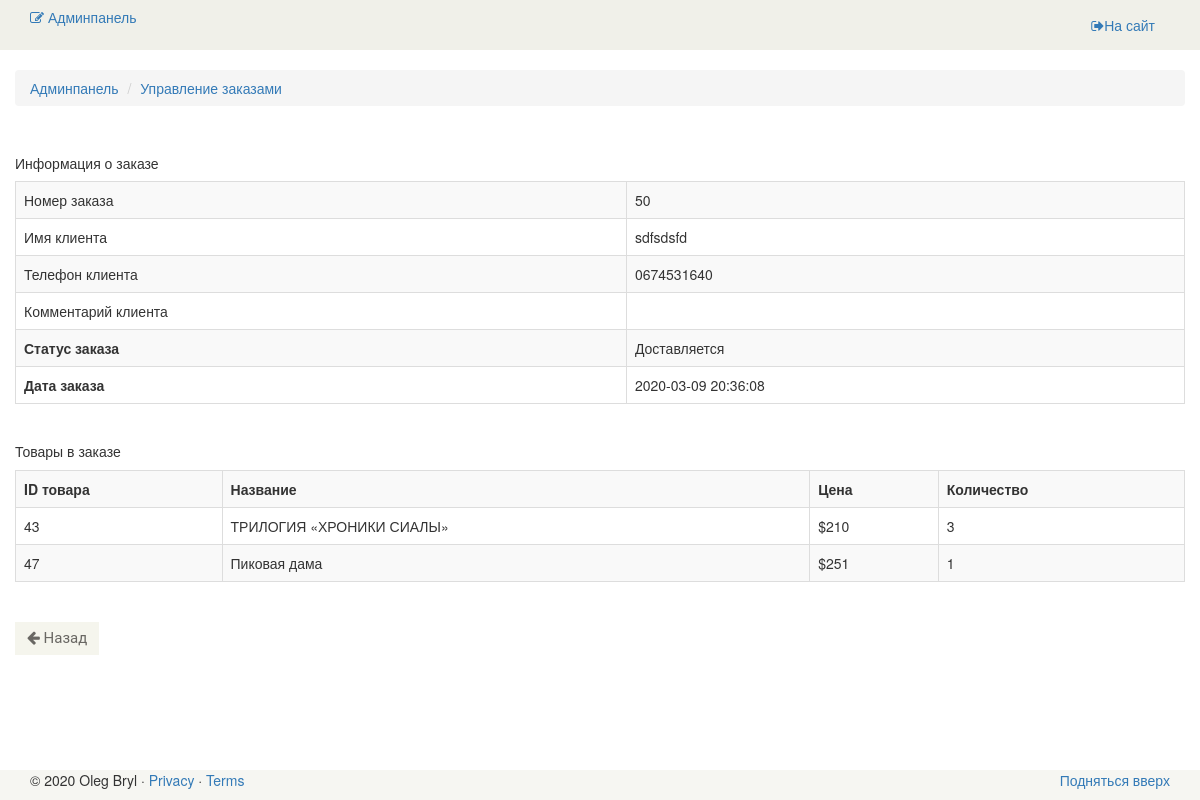
The page /admin/order/view/50 (signed in) on the database its author committed.
### tables this page shows
CREATE TABLE `book_order` (
                              `id` int(11) NOT NULL,
                              `user_name` varchar(255) DEFAULT NULL,
                              `user_phone` varchar(255) DEFAULT NULL,
                              `user_comment` text,
                              `date` timestamp NOT NULL DEFAULT CURRENT_TIMESTAMP,
                              `books` text,
                              `status` int(11) DEFAULT '1',
                              PRIMARY KEY (`id`)
);

CREATE TABLE `book` (
                        `id` int(11) NOT NULL AUTO_INCREMENT,
                        `name` varchar(255) DEFAULT NULL,
                        `category_id` int(11) DEFAULT NULL,
                        `price` float DEFAULT NULL,
                        `availability` int(11) DEFAULT NULL,
                        `author` int(11) DEFAULT NULL,
                        `description` text,
                        `is_new` int(11) DEFAULT '0',
                        `status` int(11) DEFAULT '0',
                        PRIMARY KEY (`id`),
                        KEY `book_author_id_fk` (`author`),
                        CONSTRAINT `book_author_id_fk` FOREIGN KEY (`author`) REFERENCES `author` (`id`)
);

### config/routes.php (called while the page is built)
<?php
return array(
    'book/([0-9]+)' => 'book/view/$1',
    'catalog' => 'catalog/index',
    'category/([0-9]+)/page-([0-9]+)' => 'catalog/category/$1/$2',
    'category/([0-9]+)' => 'catalog/category/$1',
    'author/([0-9]+)/page-([0-9]+)' => 'catalog/author/$1/$2',
    'author/([0-9]+)' => 'catalog/author/$1',
    'cart/checkout' => 'cart/checkout',
    'cart/delete/([0-9]+)' => 'cart/delete/$1',
    'cart/add/([0-9]+)' => 'cart/add/$1',
    'cart/addAjax/([0-9]+)' => 'cart/addAjax/$1',
    'cart' => 'cart/index',
    'user/register' => 'user/register',
    'user/login' => 'user/login',
    'user/logout' => 'user/logout',
    'cabinet/edit' => 'cabinet/edit',
    'cabinet' => 'cabinet/index',
    'admin/book/create' => 'adminBook/create',
    'admin/book/update/([0-9]+)' => 'adminBook/update/$1',
    'admin/book/delete/([0-9]+)' => 'adminBook/delete/$1',
    'admin/book' => 'adminBook/index',
    'admin/category/create' => 'adminCategory/create',
    'admin/category/update/([0-9]+)' => 'adminCategory/update/$1',
    'admin/category/delete/([0-9]+)' => 'adminCategory/delete/$1',
    'admin/category' => 'adminCategory/index',
    'admin/author/create' => 'adminAuthor/create',
    'admin/author/update/([0-9]+)' => 'adminAuthor/update/$1',
    'admin/author/delete/([0-9]+)' => 'adminAuthor/delete/$1',
    'admin/author' => 'adminAuthor/index',
    'admin/order/update/([0-9]+)' => 'adminOrder/update/$1',
    'admin/order/delete/([0-9]+)' => 'adminOrder/delete/$1',
    'admin/order/view/([0-9]+)' => 'adminOrder/view/$1',
    'admin/order' => 'adminOrder/index',
    'admin' => 'admin/index',
    'contacts' => 'site/contact',
    'about' => 'site/about',
    'index.php' => 'site/index',
    '' => 'site/index',
);

### controllers/AdminOrderController.php (called while the page is built, shortened)
<?php
class AdminOrderController extends AdminBase
{
    public function actionView($id)
    {
        $order = Order::getOrderById($id);
        $booksQuantity = json_decode($order['books'], true);
        $booksIds = array_keys($booksQuantity);
        $books = Book::getBooksByIds($booksIds);
        require_once(ROOT . '/views/admin_order/view.php');
        return true;
    }
}

### index.php (called while the page is built, shortened)
<?php
$router = new Router();
$router->run();

### models/Order.php (called while the page is built, shortened)
<?php
class Order
{
    public static function getStatusText($status)
    {
        switch ($status) {
            case '3':
                return 'Доставляется';
                break;
        }
    }
    public static function getOrderById($id)
    {
        $db = Db::getConnection();
        $sql = 'SELECT * FROM book_order WHERE id = :id';
        $result = $db->prepare($sql);
        $result->bindParam(':id', $id, PDO::PARAM_INT);
        $result->setFetchMode(PDO::FETCH_ASSOC);
        $result->execute();
        return $result->fetch();
    }
}

### models/Book.php (called while the page is built, shortened)
<?php
class Book
{
    public static function getBooksByIds($idsArray)
    {
        $db = Db::getConnection();
        $idsString = implode(',', $idsArray);
        $sql = "SELECT * FROM book WHERE status='1' AND id IN ($idsString)";
        $result = $db->query($sql);
        $result->setFetchMode(PDO::FETCH_ASSOC);
        $i = 0;
        $books = array();
        while ($row = $result->fetch()) {
            $books[$i]['id'] = $row['id'];
            $books[$i]['name'] = $row['name'];
            $books[$i]['price'] = $row['price'];
            $i++;
        }
        return $books;
    }
}

### views/admin_order/view.php (the view, shortened to what this page needs)
<?php include ROOT . '/views/layouts/header_admin.php'; ?>
<section>
    <div class="container">
        <div class="row">
            <br/>
            <div class="breadcrumbs">
                <ol class="breadcrumb">
                    <li><a href="/admin">Админпанель</a></li>
                    <li><a href="/admin/order">Управление заказами</a></li>
                </ol>
            </div>
            <br/>
            <h5>Информация о заказе</h5>
            <table class="table-admin-small table-bordered table-striped table">
                <tr>
                    <td>Номер заказа</td>
                    <td><?php echo $order['id']; ?></td>
                </tr>
                <tr>
                    <td>Имя клиента</td>
                    <td><?php echo $order['user_name']; ?></td>
                </tr>
                <tr>
                    <td>Телефон клиента</td>
                    <td><?php echo $order['user_phone']; ?></td>
                </tr>
                <tr>
                    <td>Комментарий клиента</td>
                    <td><?php echo $order['user_comment']; ?></td>
                </tr>
                <tr>
                    <td><b>Статус заказа</b></td>
                    <td><?php echo Order::getStatusText($order['status']); ?></td>
                </tr>
                <tr>
                    <td><b>Дата заказа</b></td>
                    <td><?php echo $order['date']; ?></td>
                </tr>
            </table>
            <h5>Товары в заказе</h5>
            <table class="table-admin-medium table-bordered table-striped table ">
                <tr>
                    <th>ID товара</th>
                    <th>Название</th>
                    <th>Цена</th>
                    <th>Количество</th>
                </tr>
                <?php foreach ($books as $book): ?>
                    <tr>
                        <td><?php echo $book['id']; ?></td>
                        <td><?php echo $book['name']; ?></td>
                        <td>$<?php echo $book['price']; ?></td>
                        <td><?php echo $booksQuantity[$book['id']]; ?></td>
                    </tr>
                <?php endforeach; ?>
            </table>
            <a href="/admin/order/" class="btn btn-default back"><i class="fa fa-arrow-left"></i> Назад</a>
        </div>
</section>
<?php include ROOT . '/views/layouts/footer_admin.php'; ?>

### components/Router.php (shortened to what this page needs)
<?php
class Router
{
    private $routes;
    public function __construct()
    {
        $routesPath = ROOT . '/config/routes.php';
        $this->routes = include($routesPath);
    }
    private function getURI()
    {
        if (!empty($_SERVER['REQUEST_URI'])) {
            return trim($_SERVER['REQUEST_URI'], '/');
        }
    }
    public function run()
    {
        $uri = $this->getURI();
        foreach ($this->routes as $uriPattern => $path) {
            if (preg_match("~$uriPattern~", $uri)) {
                $internalRoute = preg_replace("~$uriPattern~", $path, $uri);
                $segments = explode('/', $internalRoute);
                $controllerName = array_shift($segments) . 'Controller';
                $actionName = 'action' . ucfirst(array_shift($segments));
                $parameters = $segments;
                $controllerObject = new $controllerName;
                $result = call_user_func_array(array($controllerObject, $actionName), $parameters);
                if ($result != null) {
                    break;
                }
            }
        }
    }
}

### views/layouts/header_admin.php (shortened to what this page needs)
<!DOCTYPE html>
<html lang="en">
    <head>
        <link href="/template/css/bootstrap.min.css" rel="stylesheet">
        <link href="/template/css/font-awesome.min.css" rel="stylesheet">
        <link href="/template/css/price-range.css" rel="stylesheet">
        <link href="/template/css/main.css" rel="stylesheet">
    </head>
    <body>
        <div class="page-wrapper">
            <header id="header">
                <div class="header_top">
                    <div class="container">
                        <div class="row">
                            <div class="col-sm-6">
                                <div class="contactinfo">
                                    <h5>
                                        <a href="/admin"><i class="fa fa-edit"></i> Админпанель</a>
                                    </h5>
                                </div>
                            </div>
                            <div class="col-sm-6">
                                <div class="social-icons pull-right">
                                    <ul class="nav navbar-nav">
                                        <li><a href="/"><i class="fa fa-sign-out"></i>На сайт</a></li>
                                    </ul>
                                </div>
                            </div>
                        </div>
                    </div>
                </div>
            </header>
        </div>
    </body>

### views/layouts/footer_admin.php (shortened to what this page needs)
<html>
<body>
<link href="/template/css/main.css" rel="stylesheet">
<div class="container" id="footer">
    <footer>
        <p class="pull-right"><a href="#">Подняться вверх</a></p>
        <p>&copy; 2020 Oleg Bryl &middot; <a href="#">Privacy</a> &middot; <a href="#">Terms</a></p>
    </footer>
</div>
</body>
</html>

### template/css/main.css (style rules this page uses)
#footer { position: fixed; left: 0; bottom: 0; width: 100%; background-color: #f0f0e996; padding: 0px 30px 0px 30px; }
.header_top { background: none repeat scroll 0 0 #F0F0E9; }
.add-to-cart, .checkout, .back { background:#F5F5ED; border: 0 none; border-radius: 0; color: #696763; font-family: 'Roboto', sans-serif; font-size: 15px; margin-bottom: 25px; }
.table { overflow: auto; margin-bottom: 40px; }

### rows shown on the page
book_order: id "50", user_name "sdfsdsfd", user_phone "0674531640", status "Доставляется", date "2020-03-09 20:36:08", books "3", books "1"
book: id "43", name "ТРИЛОГИЯ «ХРОНИКИ СИАЛЫ»", price "210"
book: id "47", name "Пиковая дама", price "251"
